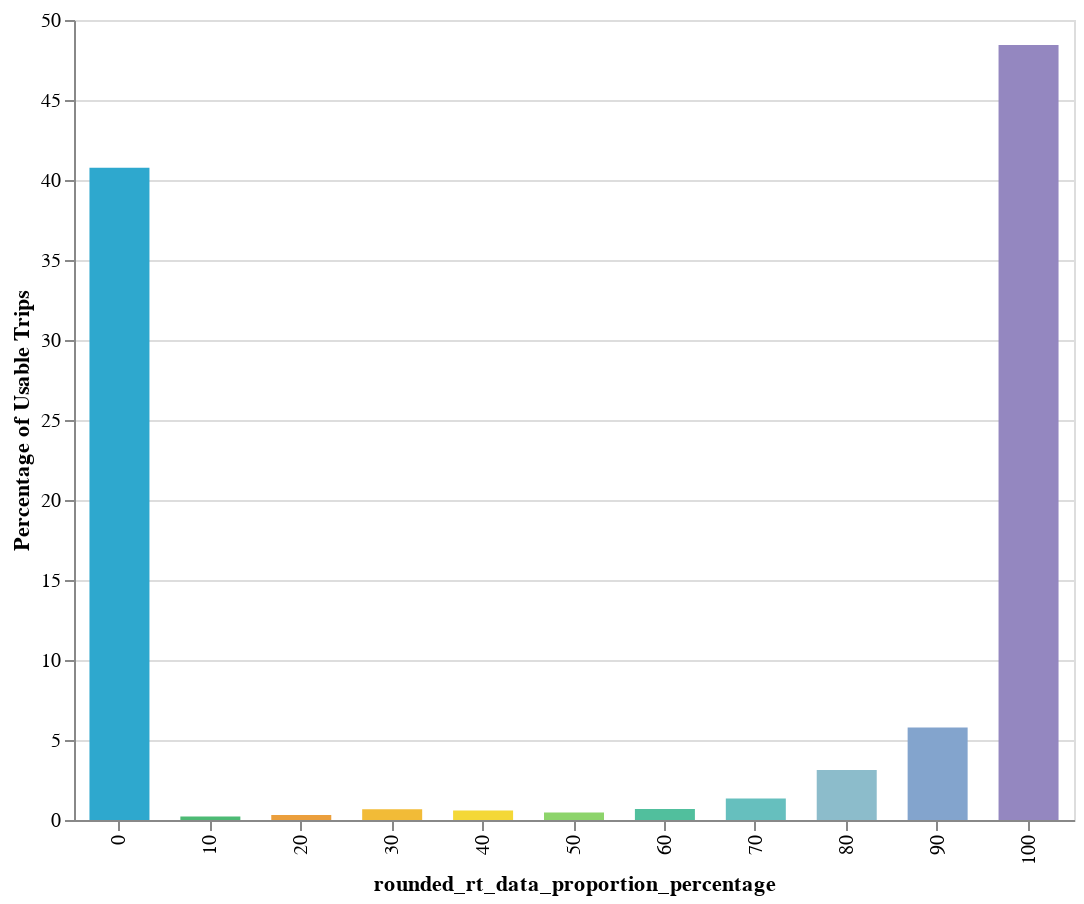

The notebook cell saved with this chart:
### Code cell
threshold_utils.chart_size(alt.Chart(total_sw_rt).mark_bar(size=30).encode(
    x=alt.X('rounded_rt_data_proportion_percentage:N',
        scale=alt.Scale(domain = [0,10,20,30,40,50,60,70,80,90,100])),
    y=alt.Y('Percentage of Usable Trips',),
    color=alt.Color("rounded_rt_data_proportion_percentage",
            scale=alt.Scale(range=cp.CALITP_CATEGORY_BRIGHT_COLORS), legend=None),
    tooltip = total_sw_rt.columns.tolist()
),500,400)

### Figure 1 — Vega-Lite specification as saved in the notebook (floating-point values rounded to 4 significant figures)
{"config": {"view": {"continuousWidth": 400, "continuousHeight": 300}}, "data": {"name": "data-351bc67be02c591490fe623d8fa9048b"}, "mark": {"type": "bar", "size": 30}, "encoding": {"color": {"field": "rounded_rt_data_proportion_percentage", "legend": null, "scale": {"range": ["#2EA8CE", "#EB9F3C", "#F4D837", "#51BF9D", "#8CBCCB", "#9487C0"]}, "type": "quantitative"}, "tooltip": [{"field": "rounded_rt_data_proportion_percentage", "type": "quantitative"}, {"field": "total_trips", "type": "quantitative"}, {"field": "Percentage of Usable Trips", "type": "quantitative"}], "x": {"field": "rounded_rt_data_proportion_percentage", "scale": {"domain": [0, 10, 20, 30, 40, 50, 60, 70, 80, 90, 100]}, "type": "nominal"}, "y": {"field": "Percentage of Usable Trips", "type": "quantitative"}}, "height": 400, "width": 500, "$schema": "https://vega.github.io/schema/vega-lite/v4.17.0.json", "datasets": {"data-351bc67be02c591490fe623d8fa9048b": [{"rounded_rt_data_proportion_percentage": 0, "total_trips": 38806, "Percentage of Usable Trips": 40.77}, {"rounded_rt_data_proportion_percentage": 10, "total_trips": 205, "Percentage of Usable Trips": 0.2154}, {"rounded_rt_data_proportion_percentage": 20, "total_trips": 302, "Percentage of Usable Trips": 0.3173}, {"rounded_rt_data_proportion_percentage": 30, "total_trips": 634, "Percentage of Usable Trips": 0.6661}, {"rounded_rt_data_proportion_percentage": 40, "total_trips": 572, "Percentage of Usable Trips": 0.6009}, {"rounded_rt_data_proportion_percentage": 50, "total_trips": 448, "Percentage of Usable Trips": 0.4707}, {"rounded_rt_data_proportion_percentage": 60, "total_trips": 649, "Percentage of Usable Trips": 0.6818}, {"rounded_rt_data_proportion_percentage": 70, "total_trips": 1277, "Percentage of Usable Trips": 1.342}, {"rounded_rt_data_proportion_percentage": 80, "total_trips": 2975, "Percentage of Usable Trips": 3.126}, {"rounded_rt_data_proportion_percentage": 90, "total_trips": 5499, "Percentage of Usable Trips": 5.777}, {"rounded_rt_data_proportion_percentage": 100, "total_trips": 46102, "Percentage of Usable Trips": 48.43}]}}
